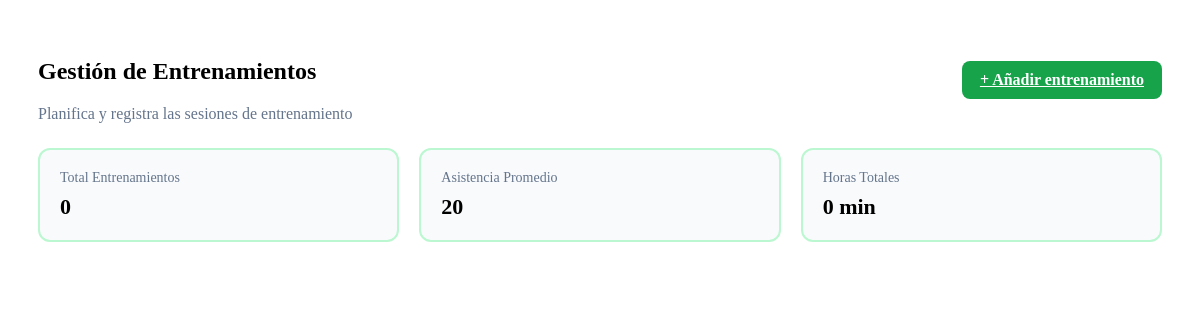
The page /admin/entrenamientos.php on the database as committed earlier.
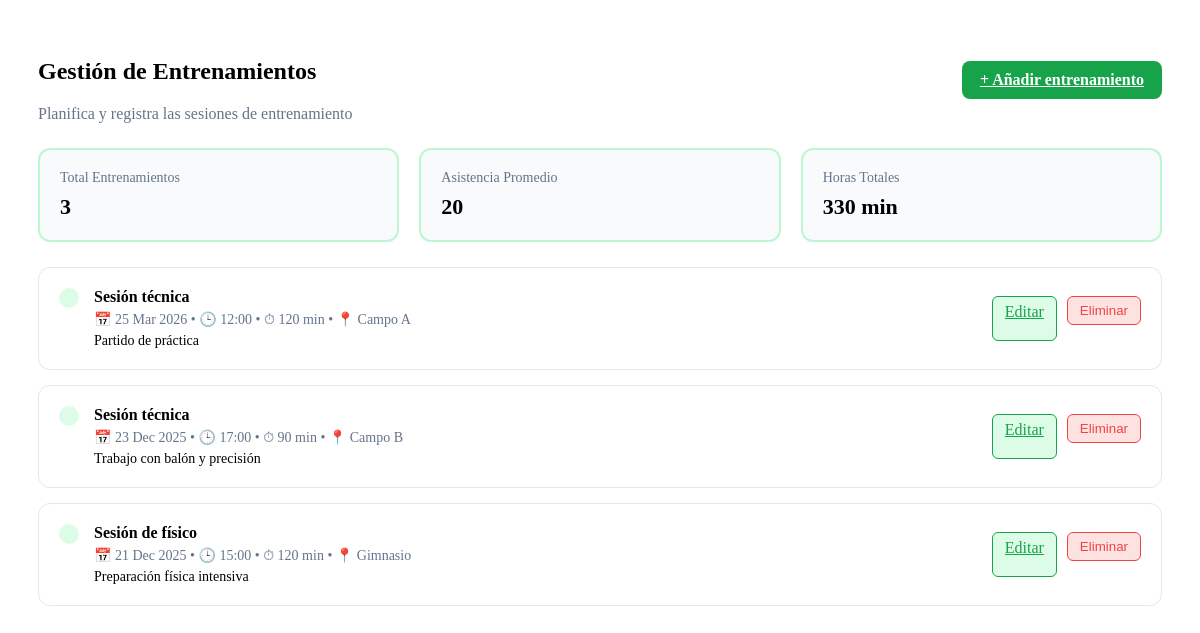
The same page on the database as committed later.
### tables this page shows
CREATE TABLE `entrenamientos` (
  `id` int(11) NOT NULL,
  `equipo_id` int(11) NOT NULL,
  `titulo` enum('Sesión táctica','Sesión técnica','Sesión pre-partido','Sesión de físico') NOT NULL,
  `descripcion` text DEFAULT NULL,
  `fecha` date NOT NULL,
  `hora` time NOT NULL,
  `duracion` int(11) NOT NULL,
  `lugar` varchar(100) DEFAULT NULL
);

### admin/entrenamientos.php (the view, shortened to what this page needs)
<?php
include "../config/conexion.php";
$sql = "SELECT * FROM entrenamientos ORDER BY fecha DESC";
$stmt = $pdo->query($sql);
$entrenamientos = $stmt->fetchAll(PDO::FETCH_ASSOC);
$totalEntrenamientos = count($entrenamientos);
$horasTotales = 0;
foreach($entrenamientos as $e){
    $horasTotales += $e['duracion'];
}
?>
<div class="entrenamientosContenedor">
    <div class="entrenamientosHeader">
        <div>
            <h2>Gestión de Entrenamientos</h2>
            <span style="color:#64748b">Planifica y registra las sesiones de entrenamiento</span>
        </div>
        <a href="añadir_entrenamiento.php" class="btnAñadir">
            + Añadir entrenamiento
        </a>
    </div>
    <div class="estadisticas">
        <div class="estadisticasCard">
            <div class="estadisticasTitle">Total Entrenamientos</div>
            <div class="estadisticasValue"><?= $totalEntrenamientos ?></div>
        </div>
        <div class="estadisticasCard">
            <div class="estadisticasTitle">Asistencia Promedio</div>
            <div class="estadisticasValue">20</div>
        </div>
        <div class="estadisticasCard">
            <div class="estadisticasTitle">Horas Totales</div>
            <div class="estadisticasValue"><?= $horasTotales ?> min</div>
        </div>
    </div>
    <?php foreach($entrenamientos as $e): ?>
    <div class="entrenamientoCard">
        <div class="entrenamientoInfo">
            <div class="icon-box">
            </div>
            <div>
                <div class="entrenamientoTitle"><?= htmlspecialchars($e['titulo']) ?></div>
                <div class="entrenamientoMeta">
                    📅 <?= date("d M Y", strtotime($e['fecha'])) ?>
                    • 🕒 <?= substr($e['hora'],0,5) ?>
                    • ⏱ <?= $e['duracion'] ?> min
                    • 📍 <?= $e['lugar'] ?>
                </div>
                <div class="entrenamientoDescripcion">
                    <?= htmlspecialchars($e['descripcion']) ?>
                </div>
            </div>
        </div>
        <div class="actions">
            <a class="btnEditar" href="editar_entrenamiento.php?id=<?= $e['id'] ?>">Editar</a>
            <form action="eliminar_entrenamiento.php" method="POST">
                <button class="btnBorrar"
                    onclick="return confirm('¿Estás seguro de que deseas eliminar este entrenamiento?')">
                    Eliminar
                </button>
            </form>
        </div>
    </div>
    <?php endforeach; ?>
</div>

### admin/entrenamientos.php (style rules this page uses)
.entrenamientosContenedor { padding: 30px; }
.entrenamientosHeader { display: flex; justify-content: space-between; align-items: center; margin-bottom: 25px; }
.btnAñadir { background: #16a34a; color: white; border: none; padding: 10px 18px; border-radius: 8px; font-weight: bold; cursor: pointer; }
.estadisticas { display: grid; grid-template-columns: repeat(3, 1fr); gap: 20px; margin-bottom: 25px; }
.estadisticasCard { border: 2px solid #bbf7d0; border-radius: 12px; padding: 20px; background: #f8fafc; }
.estadisticasTitle { color: #64748b; font-size: 14px; }
.estadisticasValue { font-size: 22px; font-weight: bold; margin-top: 8px; }
.entrenamientoCard { background: white; border-radius: 12px; padding: 20px; margin-bottom: 15px; display: flex; justify-content: space-between; align-items: center; border: 1px solid #e2e8f0; transition: .2s; }
.entrenamientoInfo { display: flex; gap: 15px; align-items: flex-start; }
.icon-box { background: #dcfce7; color: #16a34a; padding: 10px; border-radius: 10px; font-size: 20px; }
.entrenamientoTitle { font-weight: bold; margin-bottom: 5px; }
.entrenamientoMeta { color: #64748b; font-size: 14px; }
.entrenamientoDescripcion { font-size: 14px; margin-top: 5px; }
.actions { display: flex; gap: 10px; }
.btnEditar { background: #dcfce7; border: 1px solid #16a34a; color: #16a34a; padding: 6px 12px; border-radius: 6px; cursor: pointer; }
.btnBorrar { background: #fee2e2; border: 1px solid #ef4444; color: #ef4444; padding: 6px 12px; border-radius: 6px; cursor: pointer; }

Rows that differ between the two databases and show on the page:
added entrenamientos: titulo "Sesión técnica", fecha "25 Mar 2026", hora "12:00", duracion "120", lugar "Campo A", descripcion "Partido de práctica"
added entrenamientos: titulo "Sesión técnica", fecha "23 Dec 2025", hora "17:00", duracion "90", lugar "Campo B", descripcion "Trabajo con balón y precisión"
added entrenamientos: titulo "Sesión de físico", fecha "21 Dec 2025", hora "15:00", duracion "120", lugar "Gimnasio", descripcion "Preparación física intensiva"
Other text that changed with them:
$totalEntrenamientos: "0" → "3"
$horasTotales: "0" → "330"
